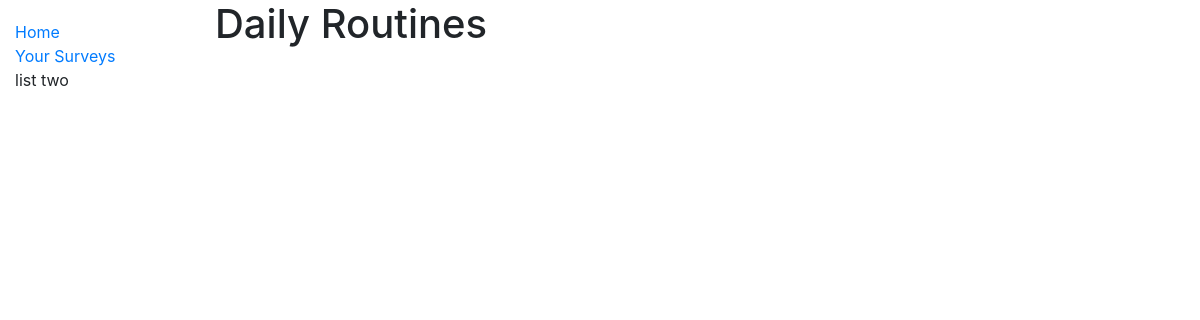
/catalog/surveys/6dd2be62-ae82-4b41-8448-d04d8c37fc65/, run on an earlier commit of the app's database.
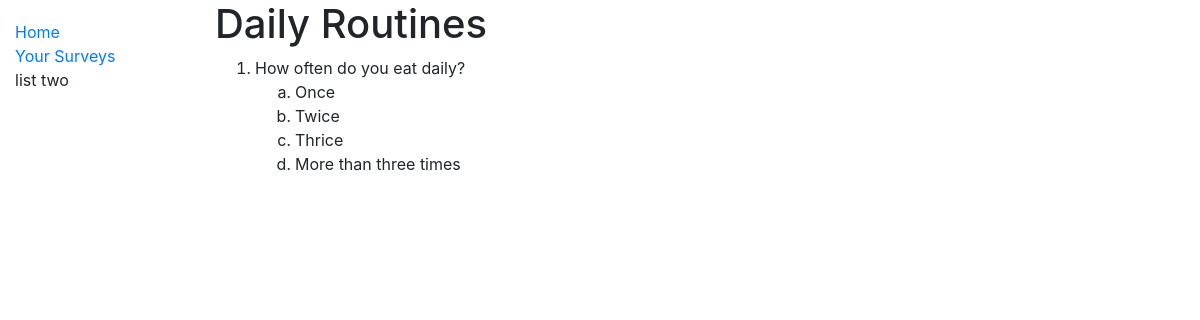
And on a later commit of the database.
### catalog/models.py (models this page shows, shortened)
class Questions(models.Model):
  question = models.CharField(max_length=300)
  survey = models.ForeignKey('Surveys', on_delete=models.SET_NULL, null=True)

class Answers(models.Model):
  answer = models.CharField(max_length=200)
  question = models.ForeignKey('Questions', on_delete=models.SET_NULL, null=True)

### catalog/views.py (the view)
# urls.py: path('surveys/<uuid:pk>/', views.SurveysDetailView.as_view(), name='surveys-detail')
class SurveysDetailView(generic.DetailView):
  model = Surveys

### catalog/templates/catalog/surveys_detail.html
{% extends 'base.html' %}
{% block content %}
  <h1>{{ surveys.name }}</h1>
  <ol>
  {% for ques in surveys.questions_set.all %}
    <li>{{ ques.question }}
    <ol type='a'>
    {% for ans in ques.answers_set.all %}
      <li>{{ ans.answer }}</li>
    {% endfor %}
    </li>
    </ol><br>
  {% endfor %}
  </ol>
{% endblock %}

What changed in the data, as far as the page shows it:
added Questions: question "How often do you eat daily?"
added Answers: answer "Once"
added Answers: answer "Twice"
added Answers: answer "Thrice"
added Answers: answer "More than three times"
